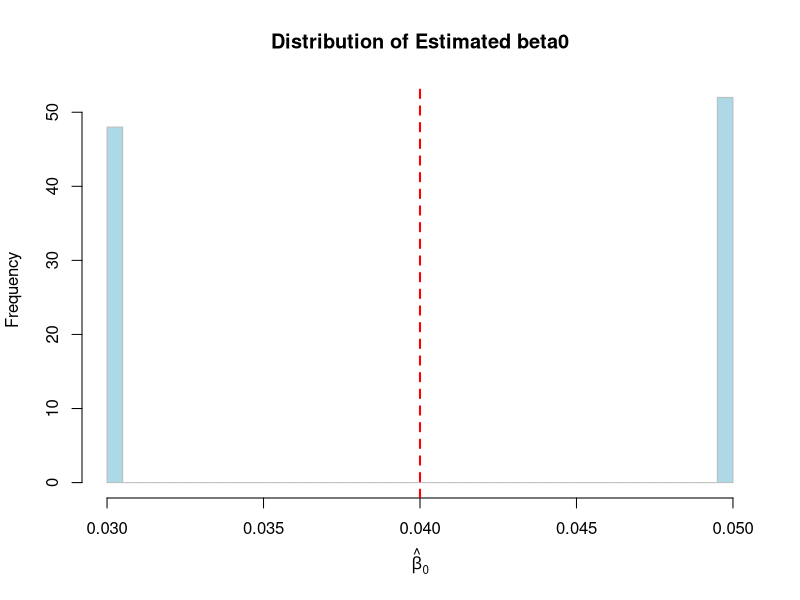

Here is the R script that generated this plot: (Note: this script raises an error after producing the figure.)
set.seed(123)

# Parameters
T <- 1
N <- 500
dt <- T / N
t <- seq(0, T, length.out = N + 1)

# True parameters
true_params <- list(
  beta0 = 0.04,
  beta1 = -0.1,
  beta2 = 0.6,
  theta1 = 0.43,
  theta2 = 0.21,
  lambda10 = 80,
  lambda11 = 10,
  lambda20 = 40,
  lambda21 = 3
)

# Negative log-likelihood function (same as your current version)
neg_log_likelihood <- function(params, X) {
  beta0 <- params[1]
  beta1 <- -0.1
  beta2 <- 0.6
  theta1 <- 0.43
  theta2 <- 0.21
  lambda10 <- 80
  lambda11 <- 10
  lambda20 <- 40
  lambda21 <- 3
  ll <- 0
  for (k in 1:N) {
    S_k <- X[k, 1]
    R1tk <- X[k, 2]
    R10k <- X[k, 3]
    R2tk <- X[k, 4]
    R20k <- X[k, 5]
    R11k <- (R1tk - (1 - theta1) * R10k) / theta1
    sqrt_term <- sqrt(pmax(R2tk, 0))
    beta_term <- beta0 + beta1 * R1tk + beta2 * sqrt_term
    Fk <- c(
      0,
      - (1 - theta1) * lambda10 * R10k - theta1 * lambda11 * R11k,
      - lambda10 * R10k
    )
    Sigmak <- matrix(c(
      beta_term * S_k,
      ((1 - theta1) * lambda10 + theta1 * lambda11) * beta_term,
      lambda10 * beta_term
    ), ncol = 1)
    diff <- X[k + 1, 1:3] - X[k, 1:3] - dt * Fk
    SigmaSigmaT <- dt * Sigmak %*% t(Sigmak)
    epsilon <- 1e-8 
    SigmaSigmaT_reg <- SigmaSigmaT + epsilon * diag(nrow(SigmaSigmaT))
    inv_Sigma <- solve(SigmaSigmaT_reg)
    det_val <- det(SigmaSigmaT_reg)
    ll <- ll + t(diff) %*% inv_Sigma %*% diff + log(det_val)
  }
  return(-as.numeric(ll))
}

# Simulation and estimation function
simulate_and_estimate <- function() {
  S <- numeric(N + 1)
  R10 <- numeric(N + 1)
  R11 <- numeric(N + 1)
  R20 <- numeric(N + 1)
  R21 <- numeric(N + 1)
  sigma_t <- numeric(N)
  
  S[1] <- 1
  R10[1] <- -0.10392006
  R11[1] <- 0.05214729
  R20[1] <- 0.00655017
  R21[1] <- 0.01580152
  
  for (i in 1:N) {
    R1t <- (1 - true_params$theta1) * R10[i] + true_params$theta1 * R11[i]
    R2t <- (1 - true_params$theta2) * R20[i] + true_params$theta2 * R21[i]
    sigma_t[i] <- true_params$beta0 + true_params$beta1 * R1t + true_params$beta2 * sqrt(max(R2t, 0))
    dW <- rnorm(1, mean = 0, sd = sqrt(dt))
    S[i + 1] <- S[i] * exp(-0.5 * sigma_t[i]^2 * dt + sigma_t[i] * dW)
    R10[i + 1] <- R10[i] + true_params$lambda10 * (-R10[i]) * dt + true_params$lambda10 * sigma_t[i] * dW
    R11[i + 1] <- R11[i] + true_params$lambda11 * (-R11[i]) * dt + true_params$lambda11 * sigma_t[i] * dW
    R20[i + 1] <- R20[i] + true_params$lambda20 * (sigma_t[i]^2 - R20[i]) * dt
    R21[i + 1] <- R21[i] + true_params$lambda21 * (sigma_t[i]^2 - R21[i]) * dt
  }
  
  R1t <- (1 - true_params$theta1) * R10 + true_params$theta1 * R11
  R2t <- (1 - true_params$theta2) * R20 + true_params$theta2 * R21
  X <- cbind(S, R1t, R10, R2t, R20)
  
  init_guess <- c(0.04)
  lower_bounds <- c(0.03)
  upper_bounds <- c(0.05)
  
  fit <- optim(par = init_guess, fn = neg_log_likelihood, method = "L-BFGS-B",
               lower = lower_bounds, upper = upper_bounds, X = X)
  
  return(fit$par)
}

# Run the estimation 1000 times
n_iter <- 100
estimates <- numeric(n_iter)

for (i in 1:n_iter) {
  estimates[i] <- simulate_and_estimate()
  if (i %% 50 == 0) cat("Iteration", i, "done\n")
}

hist(estimates, breaks = 40, main = "Distribution of Estimated beta0",
     xlab = expression(hat(beta)[0]), col = "lightblue", border = "gray")
abline(v = true_params$beta0, col = "red", lwd = 2, lty = 2) 
abline(v = ci_lower, col = "darkgreen", lwd = 2, lty = 3)
abline(v = ci_upper, col = "darkgreen", lwd = 2, lty = 3)
legend("topright", legend = c("True beta0", "95% CI"),
       col = c("red", "darkgreen"), lty = c(2, 3), lwd = 2)

# Compute summary statistics
mean_beta0 <- mean(estimates)
sd_beta0 <- sd(estimates)

# 95% Confidence interval (using empirical quantiles)
ci_lower <- quantile(estimates, 0.025)
ci_upper <- quantile(estimates, 0.975)

cat("Mean estimate of beta0:", mean_beta0, "\n")
cat("Standard deviation of estimates:", sd_beta0, "\n")
cat("95% confidence interval (empirical): [", ci_lower, ",", ci_upper, "]\n")
